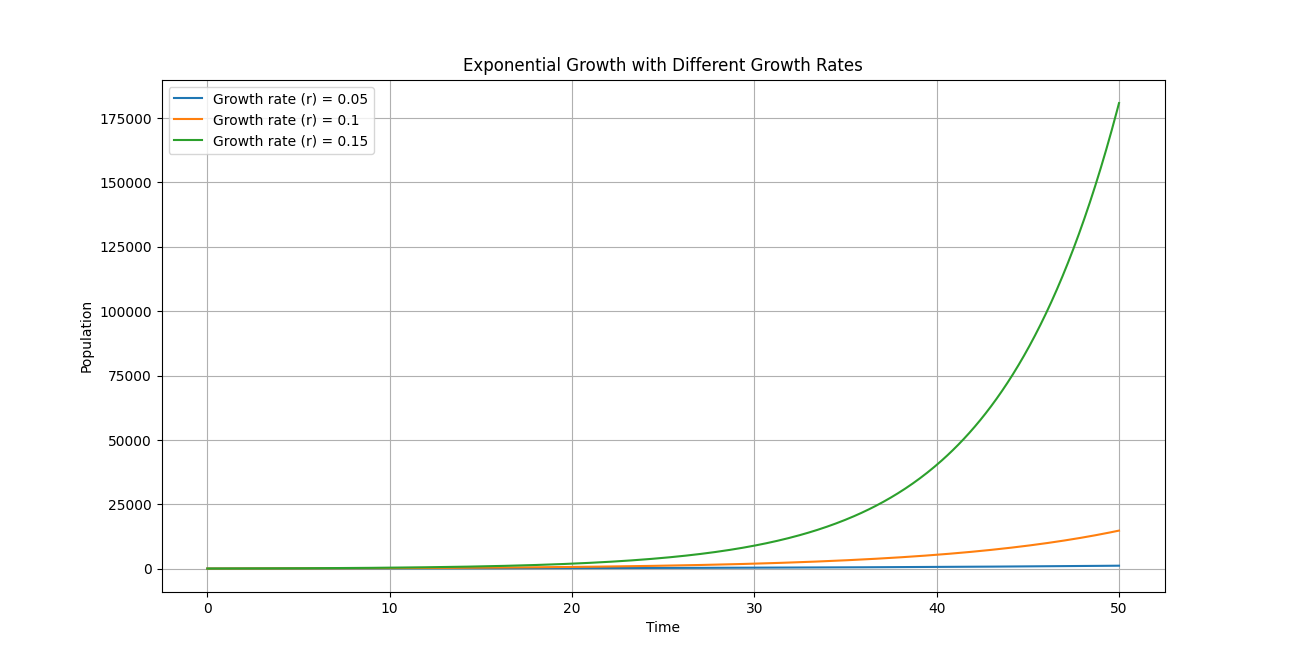

Source code (Python):
import numpy as np
import matplotlib.pyplot as plt

# Define the exponential growth function
def exponential_growth(P0, r, t):
    return P0 * np.exp(r * t)

# Parameters
P0 = 100  # Initial population
growth_rates = [0.05, 0.1, 0.15]  # Different growth rates
t = np.linspace(0, 50, 500)  # Time from 0 to 50

# Plot
plt.figure(figsize=(12, 8))
for r in growth_rates:
    population = exponential_growth(P0, r, t)
    plt.plot(t, population, label=f'Growth rate (r) = {r}')

plt.title('Exponential Growth with Different Growth Rates')
plt.xlabel('Time')
plt.ylabel('Population')
plt.legend()
plt.grid(True)
plt.show()
